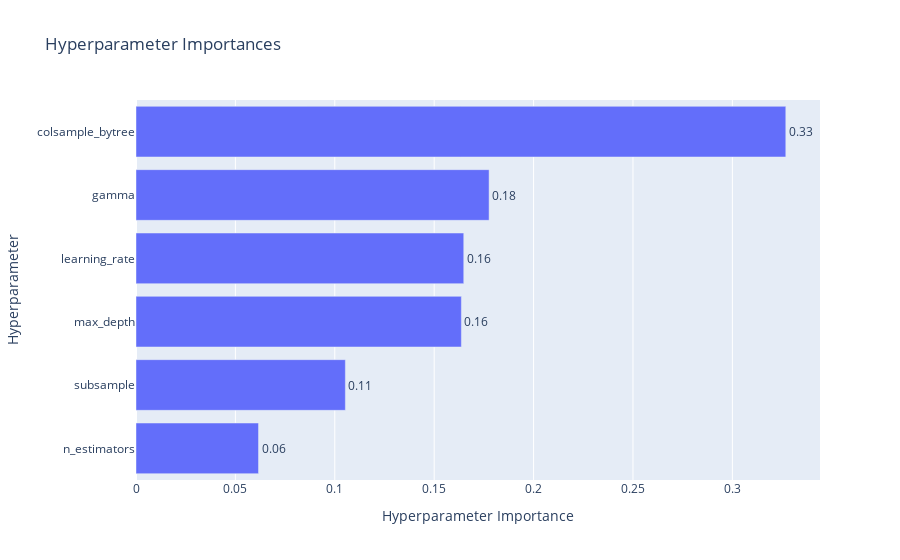
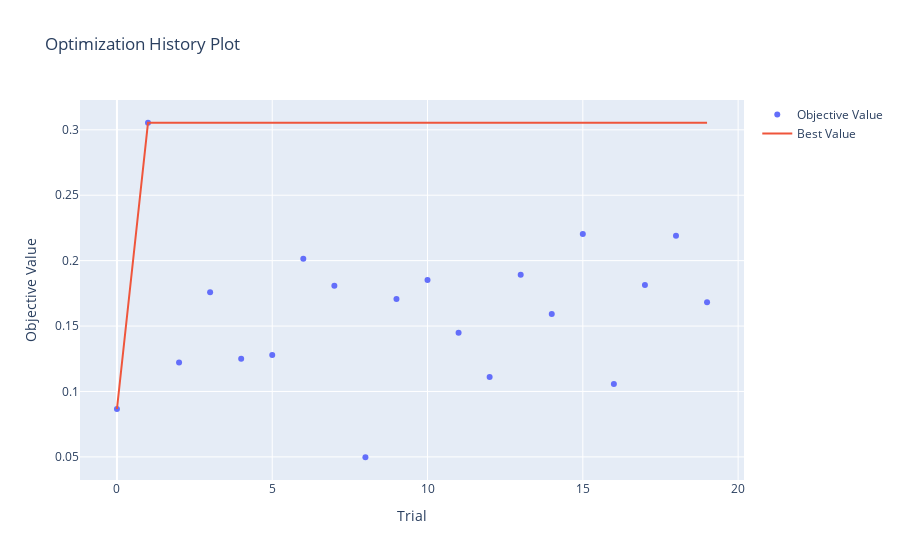

Notebook source saved alongside these figures, in order:
### Code cell
# Crear el estudio (direction="maximize" porque queremos el R2 más alto)
study = optuna.create_study(direction="maximize")
study.optimize(objective, n_trials=20)

print(f"Mejor R2 encontrado: {study.best_value:0.2f}")
print("Mejores parámetros:", study.best_params)

# Ver qué parámetro influyó más en el R2
optuna.visualization.plot_param_importances(study).show()

# Ver el historial de mejora
optuna.visualization.plot_optimization_history(study).show()

### Figure 1 — Plotly figure (JSON) as saved in the notebook; plotly's stock layout.template omitted (floating-point values rounded to 4 significant figures)
{"data": [{"cliponaxis": false, "hovertemplate": ["n_estimators (IntDistribution): 0.061631725720412145<extra></extra>", "subsample (FloatDistribution): 0.1053220868348432<extra></extra>", "max_depth (IntDistribution): 0.16367411868405005<extra></extra>", "learning_rate (FloatDistribution): 0.16487603601093773<extra></extra>", "gamma (FloatDistribution): 0.1776217149944636<extra></extra>", "colsample_bytree (FloatDistribution): 0.32687431775529324<extra></extra>"], "name": "Objective Value", "orientation": "h", "text": ["0.06", "0.11", "0.16", "0.16", "0.18", "0.33"], "textposition": "outside", "type": "bar", "x": [0.06163, 0.1053, 0.1637, 0.1649, 0.1776, 0.3269], "y": ["n_estimators", "subsample", "max_depth", "learning_rate", "gamma", "colsample_bytree"]}], "layout": {"title": {"text": "Hyperparameter Importances"}, "xaxis": {"title": {"text": "Hyperparameter Importance"}}, "yaxis": {"title": {"text": "Hyperparameter"}}}}

### Figure 2 — Plotly figure (JSON) as saved in the notebook; plotly's stock layout.template omitted (floating-point values rounded to 4 significant figures)
{"data": [{"mode": "markers", "name": "Objective Value", "type": "scatter", "x": [0, 1, 2, 3, 4, 5, 6, 7, 8, 9, 10, 11, 12, 13, 14, 15, 16, 17, 18, 19], "y": [0.08661, 0.3054, 0.1222, 0.1758, 0.125, 0.1279, 0.2014, 0.1808, 0.04972, 0.1707, 0.1852, 0.1448, 0.1111, 0.1893, 0.1592, 0.2203, 0.1057, 0.1814, 0.2191, 0.1682]}, {"mode": "lines", "name": "Best Value", "type": "scatter", "x": [0, 1, 2, 3, 4, 5, 6, 7, 8, 9, 10, 11, 12, 13, 14, 15, 16, 17, 18, 19], "y": [0.08661, 0.3054, 0.3054, 0.3054, 0.3054, 0.3054, 0.3054, 0.3054, 0.3054, 0.3054, 0.3054, 0.3054, 0.3054, 0.3054, 0.3054, 0.3054, 0.3054, 0.3054, 0.3054, 0.3054]}, {"marker": {"color": "#cccccc"}, "mode": "markers", "name": "Infeasible Trial", "showlegend": false, "type": "scatter", "x": [], "y": []}], "layout": {"title": {"text": "Optimization History Plot"}, "xaxis": {"title": {"text": "Trial"}}, "yaxis": {"title": {"text": "Objective Value"}}}}
